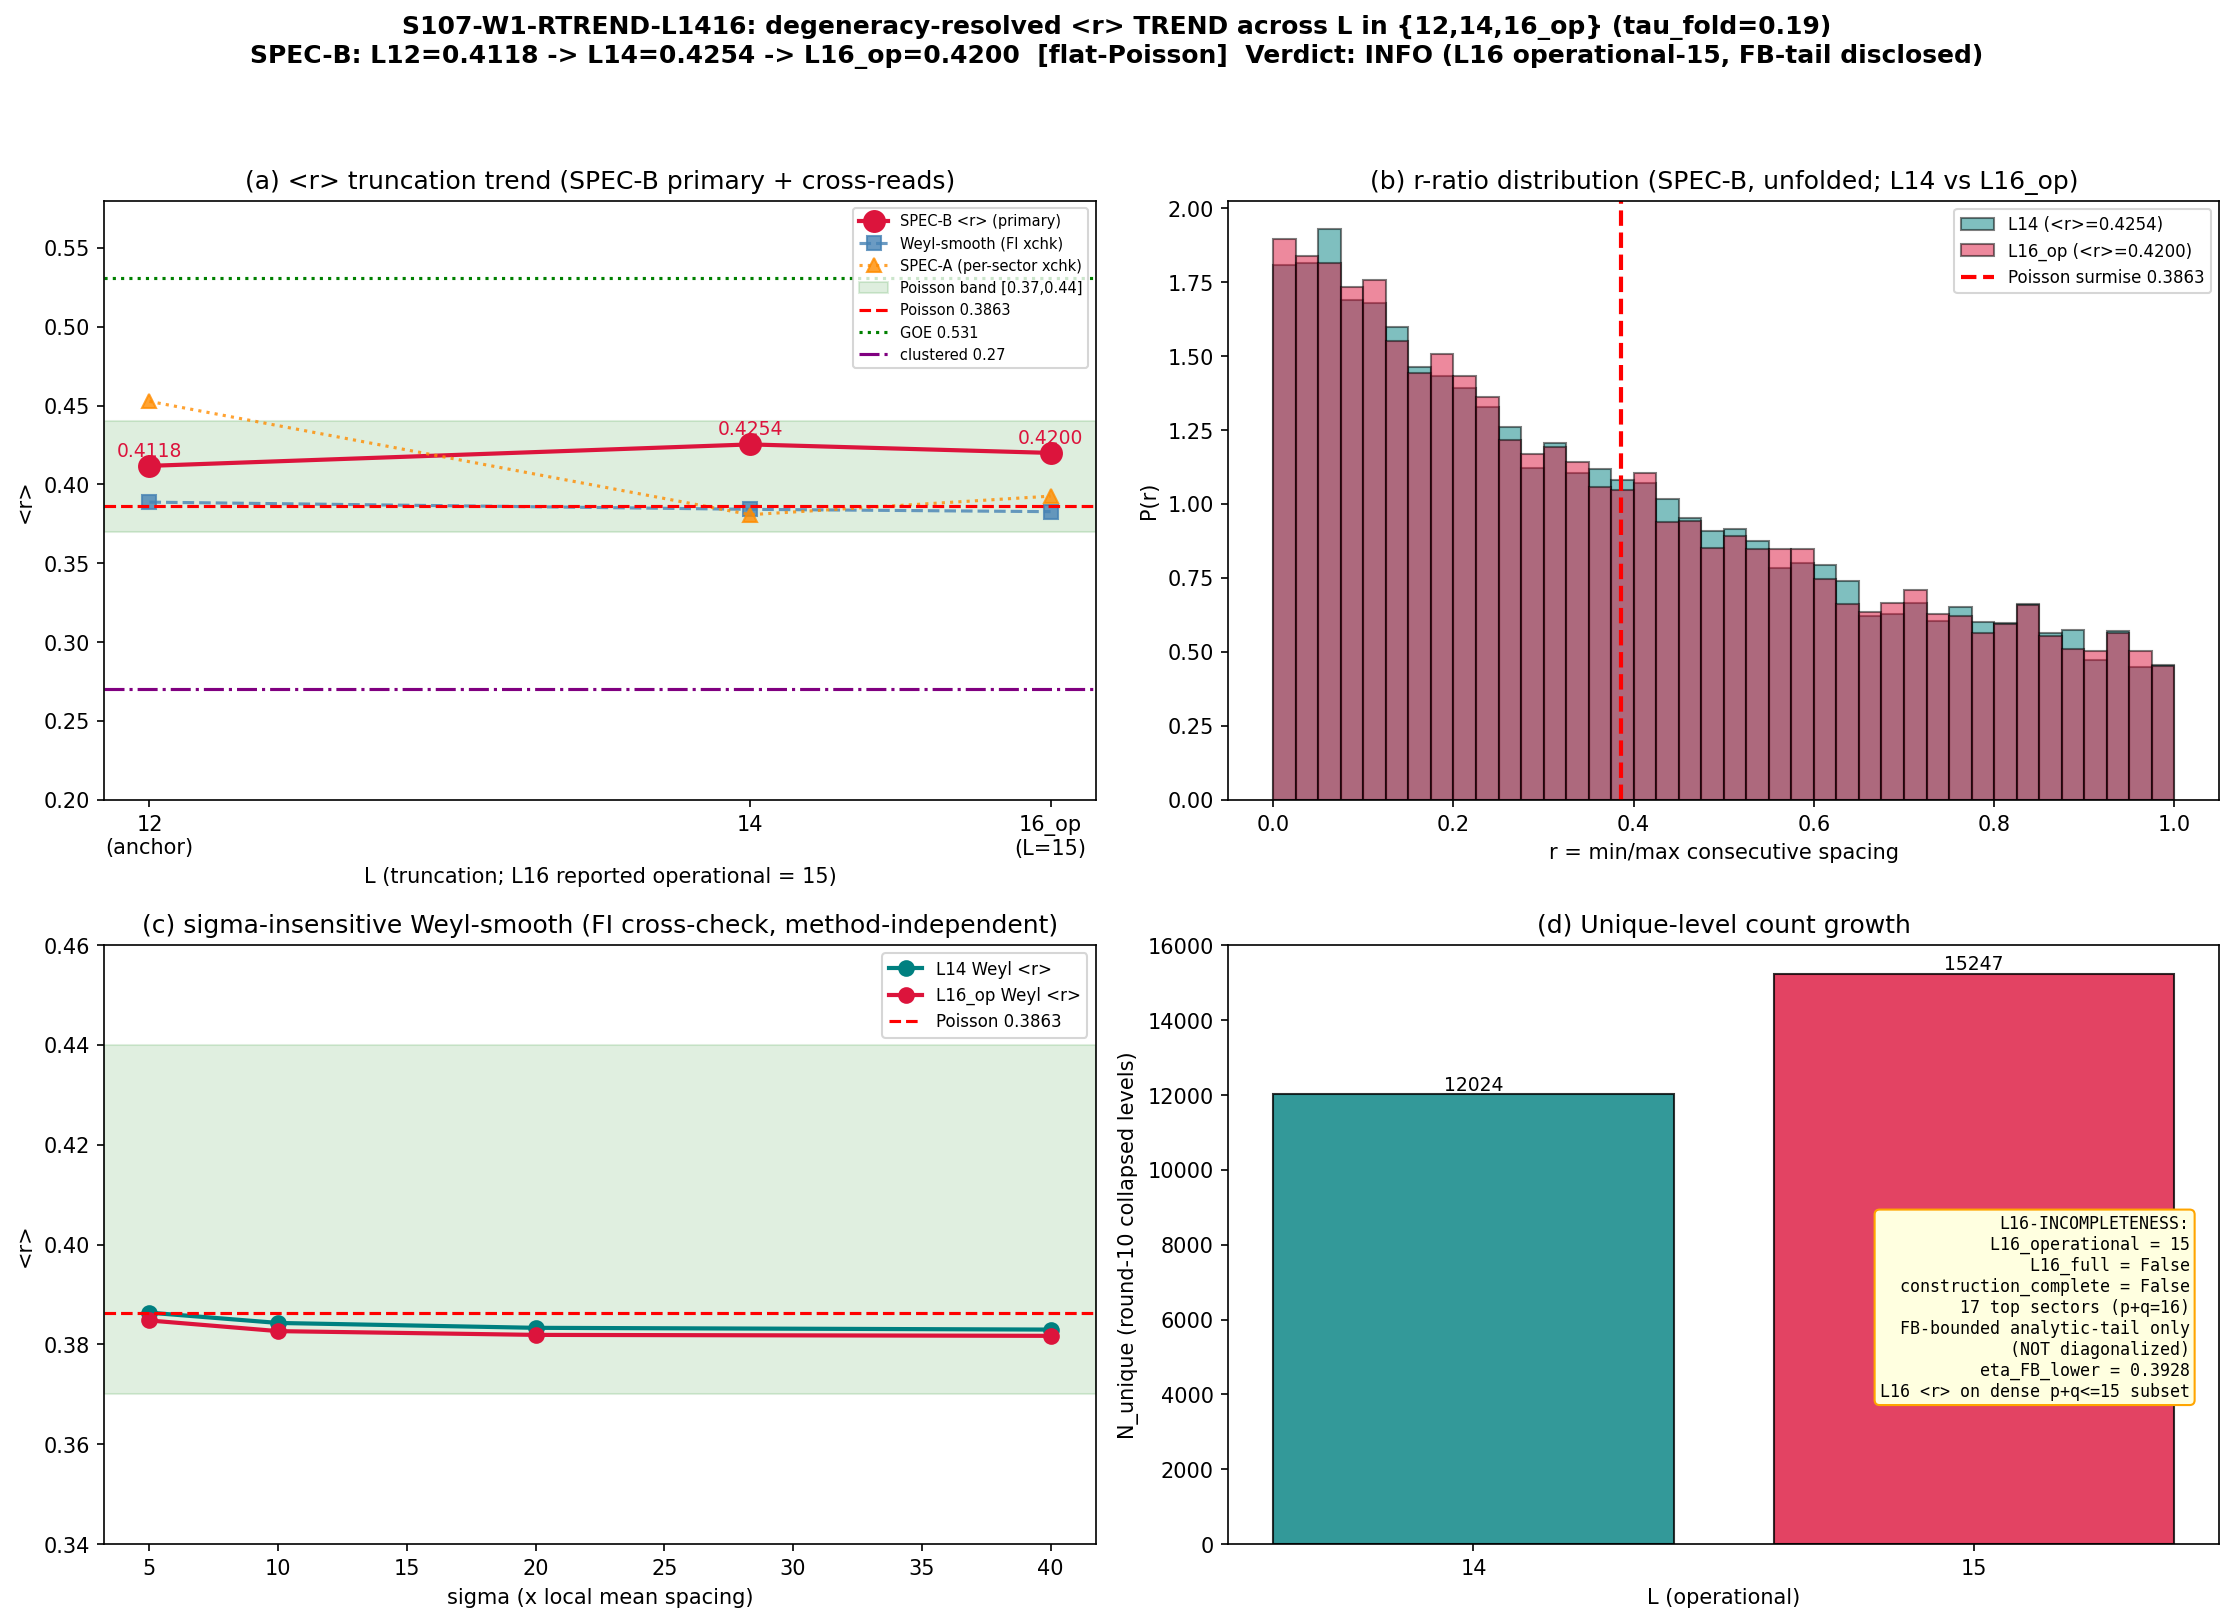

The Python source for this figure:
#!/usr/bin/env python3
"""
S107 W3-2 — S107-W1-RTREND-L1416
=================================

Gate: S107-W1-RTREND-L1416 ([VERIFY])  OPTIONAL / NON-BLOCKING
  Convert the L12-only degeneracy-resolved Poisson <r> into a MEASURED
  truncation trend across L in {12, 14, 16}. Reproduces the EXACT
  S106-W1-SFF-UNFOLDING-L12 pipeline (SPEC-B global degeneracy-merge,
  S46 source) on the L14 + L16 pre-built spectra (S106 cache).

  This gate CANNOT reopen #9e-B (length-spectrum incommensurate-Poisson),
  which is CLOSED at L12 (S106-W1-SFF-UNFOLDING-L12 PASS, <r>=0.4118;
  three-method robustness + the asymptotic Loeschian-quadratic-Poisson
  theorem). Precision-tightening ONLY.

Pre-registered threshold (plan §W3-2):
  operator: set-membership (band), NOT a scalar inequality.
  PASS iff <r>(L14) in [0.37, 0.44] AND <r>(L16_operational) in [0.37, 0.44]
       (nearest RMT class POISSON; no truncation drift toward GOE 0.5307
        nor clustered 0.27).
  FAIL iff <r>(L14) or <r>(L16_op) drifts toward GOE (~0.53) or clustered
       (~0.27) -- a precision-trend anomaly (does NOT reopen #9e-B).
  INFO iff a new point in (0.30, 0.37) or a mild within-band monotone drift;
       ALSO the verdict-class when the L16 point is reported FB-tail-restricted
       (operational L=15 + analytic tail) -- the L16-incompleteness is an
       INFO-qualifier on the L16 point, not a FAIL.

L16-INCOMPLETENESS PIN (mandatory, from the S106 cache state):
  L14_complete = True,  L14_truncation_consistent = True   (full p+q<=14 sector set)
  L16_operational = 15, L16_full = False,
  L16_truncation_consistent = False, construction_complete = False.
  The L16 top shell is INCOMPLETE: the 17 top sectors [(0,16)..(16,0)] are
  FB-bounded analytic-tail only (eta_FB_lower = 0.3928), NOT diagonalized.
  The L16 <r> is computed on the COMPLETED-SECTOR subset actually present in
  sector_evals_L16 (operationally L=15, dense p+q<=15). The verdict value +
  this script's stdout DISCLOSE the L16_operational=15 + FB-bounded-tail status.
  The L16 point is NOT reported as if the full p+q<=16 sector set were present.

LOAD-BEARING METHODOLOGY PIN (chosen BEFORE computing, per plan + S106 source):
  SPEC-B (global degeneracy-merge). The validated S46 pipeline
  (s46_spectral_form_factor.py, reproduced at S106 W1-2) operates on the
  GLOBAL unique D_K^2 spectrum: collapse exact Peter-Weyl + Fegan within-sector
  degeneracies via np.unique(round-10) on E = |lambda|^2, fit a smooth
  polynomial staircase (best of degrees 3-7 by max-residual), unfold to mean
  spacing 1, compute the consecutive-spacing ratio <r> = mean min/max of
  adjacent unfolded spacings (ABGR-2013). merge_tol = exact-degeneracy
  (round-10), NOT a finite tol -- the abs_evals carry bit-exact degeneracies.

  Cross-reads (reported, NOT the gated quantity):
    sigma-insensitive Weyl-smooth (erf-CDF, robust mean over sigma in
       {5,10,20,40}) -- the FI cross-check that landed 0.3888 ~ 2ln2-1 EXACT
       at L12;
    SPEC-A (per-sector restriction, poly-unfold deg {2..min(6,..)}, aggregate
       r-ratios) -- the third cross-read (0.4527 at L12).

  CONVENTION: E = |lambda|^2 (D_K^2 eigenvalues), reproducing S46 line 68 /
  S106 line 268 EXACTLY.

Inputs (SHA-256 dual-pinned at runtime; S84+ schema):
  - computations/session-106/s106_w1_highl_cache_l1416.npz   (sector_evals_L14/L16)
      npz-internal audit_sha256 field = 5af2b7cd09d863491cd30872384f9bc9adc7b0a580c2b7089f28ce9bfda3fcbb
      (the S106-W1-HIGHL-CACHE-L1416 audit pin; verified at runtime)
  - computations/session-46/s46_spectral_form_factor.py      (methodological source)
  - canonical_constants.py (tau_fold, r_GOE_canonical) -> feeds audit_sha256

Output 4-tuple:
  (value=<r>-trend, scheme=S46-DEGENERACY-RESOLVED-UNFOLDING,
   convention=SPEC-B-global-degeneracy-merge, L_max=16)

Classification: GEOMETRIC (level statistics of the D_K spectrum at the fixed
tau_fold slice -- the fabric's intrinsic spectral fluctuation structure,
Level-1 single-tau-slice; NOT measured IN a container).

Substrate framing: the substrate IS the D_K(tau_fold) spectrum on
Jensen-deformed SU(3); <r>(L) is a level-statistics functional of the unfolded
D_K^2 spectrum. Direction of explanation:
  D_K eigenvalue spectrum at tau_fold (truncation L)  ->  global-unique
  spectrum E_unique(L)  ->  unfolded spacings s_i  ->  <r>(L)  ->  nearest RMT
  class (POISSON)  ->  Berry-Tabor integrability fingerprint ([iK_7,D_K]=0,
  lambda_L=0). Higher L grows N_unique and the <r> statistic stays near the
  Poisson asymptote 2ln2-1; this gate confirms the placement is truncation-
  stable, not an L12 finite-size accident.

Session 107 | spectral-geometer
"""

from __future__ import annotations

# ---------------------------------------------------------------------------
# Section 1 — CPU thread cap (CPU-only gate; cap OMP at 8 per plan GPU_path pin).
# Set BEFORE importing numpy (numpy reads these at import time). No diagonalization
# in this gate: the spectra are PRE-BUILT in the S106 cache (read abs_evals);
# only the unfold + <r> arithmetic on ~12k-15k unique levels is new.
# ---------------------------------------------------------------------------
import os
os.environ.setdefault("OMP_NUM_THREADS", "8")
os.environ.setdefault("MKL_NUM_THREADS", "8")

# ---------------------------------------------------------------------------
# Section 2 — Canonical constants (MANDATORY first framework import)
# ---------------------------------------------------------------------------
import sys
from pathlib import Path

SESSION_DIR = Path(__file__).resolve().parent
COMPUTATIONS_DIR = SESSION_DIR.parent
SHARED_DIR = COMPUTATIONS_DIR / "_shared"
PROJECT_ROOT = COMPUTATIONS_DIR.parent
sys.path.insert(0, str(SHARED_DIR))

from canonical_constants import tau_fold, r_GOE_canonical  # noqa: E402

# ---------------------------------------------------------------------------
# Section 3 — Standard imports
# ---------------------------------------------------------------------------
import hashlib  # noqa: E402
import json  # noqa: E402
import time  # noqa: E402

import numpy as np  # noqa: E402
import matplotlib  # noqa: E402
matplotlib.use("Agg")
import matplotlib.pyplot as plt  # noqa: E402
from scipy.special import erf  # noqa: E402

# ---------------------------------------------------------------------------
# Section 4 — Identity + pre-registration pins (plan §W3-2 machinery_pin_map)
# ---------------------------------------------------------------------------
SESSION = "S107"                                                  # (local)
GATE_ID = "S107-W1-RTREND-L1416"                                  # (local)
SCHEME = "S46-DEGENERACY-RESOLVED-UNFOLDING"                      # (local)
CONVENTION = "SPEC-B-global-degeneracy-merge"                    # (local)
L_MAX = 16                                                        # (local) nominal top; L16 OPERATIONALLY 15

# Pre-registered Poisson-incommensurate band (Track-B; plan strict_PASS_boundary)
POISSON_BAND_LO = 0.37                                           # (local) plan poisson_band low
POISSON_BAND_HI = 0.44                                           # (local) plan poisson_band high
ROUND_DECIMALS = 10                                             # (local) merge_round (exact-degeneracy merge)
POLY_DEG_SET = (3, 4, 5, 6, 7)                                  # (local) poly_deg_set (S106 1b convention)

# Reference surmises
R_POISSON = 2.0 * np.log(2.0) - 1.0                             # (local) = 0.38629 (ABGR 2013); poisson_asymptote
R_GOE = r_GOE_canonical                                         # canonical alias (0.5307); goe_ref FAIL-toward-chaos sentinel
R_CLUSTERED = 0.27                                              # (local) clustered_ref FAIL-toward-commensurate sentinel

# L12 already-landed baseline (anchor; reproduced from the S106-W1-SFF-UNFOLDING-L12 verdict)
R_L12_ANCHOR = 0.4118                                           # (local) S106 SPEC-B <r>_B = 0.4118 (PASS, already in-band)
R_L12_WEYL = 0.3888                                             # (local) S106 sigma-insensitive Weyl-smooth (~ 2ln2-1 EXACT)
R_L12_SPECA = 0.4527                                            # (local) S106 SPEC-A per-sector cross-read

# Weyl-smooth sigma set (S106 source: weyl_sigmas = [5,10,20,40])
WEYL_SIGMAS = (5.0, 10.0, 20.0, 40.0)                           # (local)

# L16-incompleteness disclosure pins (plan machinery_pin_map)
L16_OPERATIONAL = 15                                            # (local) actual dense top shell present in sector_evals_L16
L16_FB_TAIL = "FB-bounded-analytic-only"                        # (local) the 17 missing top sectors are FB-bounded (eta_FB_lower=0.3928), NOT diagonalized

# S106-W1-HIGHL-CACHE-L1416 audit pin (npz-internal field equals this)
CACHE_AUDIT_PIN = "5af2b7cd09d863491cd30872384f9bc9adc7b0a580c2b7089f28ce9bfda3fcbb"  # (local)

PUB_PRECISION = 4                                              # (local) publication precision of the <r> trend values

# Output destinations
OUT_NPZ = SESSION_DIR / "s107_w1_rtrend_l1416.npz"
OUT_PNG = SESSION_DIR / "s107_w1_rtrend_l1416.png"

# Input file paths (real on-disk locations)
CACHE_PATH = COMPUTATIONS_DIR / "session-106" / "s106_w1_highl_cache_l1416.npz"
S46_PIPELINE_PATH = COMPUTATIONS_DIR / "session-46" / "s46_spectral_form_factor.py"
CANONICAL_PATH = SHARED_DIR / "canonical_constants.py"

INPUT_FILES = [
    CANONICAL_PATH,
    CACHE_PATH,
    S46_PIPELINE_PATH,
]


# ---------------------------------------------------------------------------
# Section 5 — SHA-256 input-pin block (S84+ dual-SHA schema)
# ---------------------------------------------------------------------------

def sha256_of(path: Path) -> str:
    h = hashlib.sha256()  # (local)
    try:
        h.update(path.read_bytes())
    except OSError:
        return ""
    return h.hexdigest()


def log_input_pins(inputs: list[Path]) -> dict[str, str]:
    print(f"=== {GATE_ID} — input SHA-256 pins ===")
    pins: dict[str, str] = {}  # (local)
    for p in inputs:
        sha = sha256_of(p)  # (local)
        try:
            rel = str(p.relative_to(PROJECT_ROOT)).replace("\\", "/")  # (local)
        except ValueError:
            rel = str(p)  # (local)
        print(f"  {rel}: {sha[:16]}...")
        pins[rel] = sha
    return pins


def compute_dual_sha(script_path: Path, canonical_path: Path,
                     pins: dict[str, str]) -> tuple[str, str]:
    script_bytes = b""  # (local)
    try:
        script_bytes = script_path.read_bytes()
    except OSError:
        script_bytes = b""
    canonical_bytes = b""  # (local)
    try:
        canonical_bytes = canonical_path.read_bytes()
    except OSError:
        canonical_bytes = b""
    pinmap_json = json.dumps(dict(sorted(pins.items())),
                             separators=(",", ":"), sort_keys=True).encode("utf-8")  # (local)
    h_audit = hashlib.sha256()  # (local)
    h_audit.update(script_bytes)
    h_audit.update(canonical_bytes)
    h_audit.update(pinmap_json)
    audit = h_audit.hexdigest()  # (local)
    h_content = hashlib.sha256()  # (local)
    h_content.update(script_bytes)
    content = h_content.hexdigest()  # (local)
    return audit, content


# ---------------------------------------------------------------------------
# Section 6 — Unfolding helpers (VERBATIM inheritance of the S46 / S106 pipeline)
# ---------------------------------------------------------------------------

def s46_poly_unfold(E_unique: np.ndarray) -> tuple[np.ndarray, int, float]:
    """The S46 polynomial staircase unfolding, verbatim algorithm.

    Fit a smooth polynomial to (E_unique, cumulative_index) over degrees 3-7,
    pick the degree with the smallest max-residual (s46 lines 92-104;
    s106 s46_poly_unfold). Returns (E_unfolded normalized to mean spacing 1,
    best_degree, best_residual).
    """
    E_unique = np.sort(np.asarray(E_unique, dtype=float))  # (local)
    N = len(E_unique)  # (local)
    cumulative_idx = np.arange(1, N + 1)  # (local)
    best_poly = None  # (local)
    best_resid = np.inf  # (local)
    best_deg = -1  # (local)
    for deg in POLY_DEG_SET:
        coeffs = np.polyfit(E_unique, cumulative_idx, deg)  # (local)
        fitted = np.polyval(coeffs, E_unique)  # (local)
        resid = np.max(np.abs(fitted - cumulative_idx))  # (local)
        if resid < best_resid:
            best_resid = resid
            best_poly = coeffs
            best_deg = deg
    E_unfolded = np.polyval(best_poly, E_unique)  # (local)
    spacings = np.diff(E_unfolded)  # (local)
    mean_sp = np.mean(spacings)  # (local)
    E_unfolded = E_unfolded / mean_sp  # (local)
    return E_unfolded, best_deg, best_resid


def consecutive_r(E_unfolded: np.ndarray) -> tuple[float, np.ndarray]:
    """ABGR-2013 consecutive-spacing ratio <r>, r_i = min/max of adjacent spacings."""
    sp = np.diff(np.asarray(E_unfolded, dtype=float))  # (local)
    r = np.minimum(sp[:-1], sp[1:]) / np.maximum(sp[:-1], sp[1:])  # (local)
    r = r[np.isfinite(r)]  # (local)
    return float(np.mean(r)), r


def weyl_smooth_unfold_r(E_unique: np.ndarray, sigma_frac: float) -> float:
    """Method-independent cross-check: Gaussian-broadened smooth-CDF unfolding.

    N_bar(E) = sum_j 0.5*(1 + erf((E - E_j)/(sqrt2 sigma))) with
    sigma = sigma_frac * mean-global-spacing. sigma-insensitive unfolding that
    does NOT rely on a global polynomial (s106 weyl_smooth_unfold_r).
    """
    E_unique = np.sort(np.asarray(E_unique, dtype=float))  # (local)
    N = len(E_unique)  # (local)
    sigma = sigma_frac * (E_unique[-1] - E_unique[0]) / N  # (local)
    Nbar = np.array([np.sum(0.5 * (1.0 + erf((e - E_unique) / (np.sqrt(2.0) * sigma))))
                     for e in E_unique])  # (local)
    sp = np.diff(Nbar)  # (local)
    r = np.minimum(sp[:-1], sp[1:]) / np.maximum(sp[:-1], sp[1:])  # (local)
    r = r[np.isfinite(r)]  # (local)
    return float(np.mean(r))


def spec_a_per_sector_r(sector_evals: dict, keys: list) -> tuple[float, int]:
    """SPEC-A cross-read: per-sector restriction, poly-unfold (deg 2..min(6,..)),
    aggregate r-ratios (s106 SPEC-A block lines 282-310)."""
    r_all_A = []  # (local)
    n_sec_A = 0  # (local)
    for k in keys:
        E_sec = np.sort(np.unique(np.round(
            np.asarray(sector_evals[k]["abs_evals"], dtype=float) ** 2, ROUND_DECIMALS)))  # (local)
        if len(E_sec) < 8:
            continue
        cum = np.arange(1, len(E_sec) + 1)  # (local)
        br = np.inf  # (local)
        bc = None  # (local)
        for deg in range(2, min(6, len(E_sec) - 1)):
            c = np.polyfit(E_sec, cum, deg)  # (local)
            f = np.polyval(c, E_sec)  # (local)
            rr = np.max(np.abs(f - cum))  # (local)
            if rr < br:
                br = rr
                bc = c
        if bc is None:
            continue
        Eu = np.polyval(bc, E_sec)  # (local)
        sp = np.diff(Eu)  # (local)
        if np.mean(sp) <= 0:
            continue
        Eu = Eu / np.mean(sp)  # (local)
        sp = np.diff(Eu)  # (local)
        rr = np.minimum(sp[:-1], sp[1:]) / np.maximum(sp[:-1], sp[1:])  # (local)
        rr = rr[np.isfinite(rr)]  # (local)
        r_all_A.extend(rr.tolist())
        n_sec_A += 1
    r_mean_A = float(np.mean(r_all_A)) if r_all_A else float("nan")  # (local)
    return r_mean_A, n_sec_A


def unfold_one_L(sector_evals: dict) -> dict:
    """Run the full three-method battery on ONE truncation's sector_evals dict.

    SPEC-B (PRIMARY): global degeneracy-merge -> unique E(round-10) -> S46
    poly-staircase -> consecutive-spacing <r>. Plus the sigma-insensitive
    Weyl-smooth FI cross-check and the SPEC-A per-sector cross-read.
    """
    keys = sorted(sector_evals.keys(), key=lambda t: (t[0] + t[1], t[0]))  # (local)
    n_sectors = len(keys)  # (local)
    max_pq = max(t[0] + t[1] for t in keys)  # (local)

    all_abs = np.concatenate([np.asarray(sector_evals[k]["abs_evals"], dtype=float)
                              for k in keys])  # (local)
    n_block_total = len(all_abs)  # (local)
    E_all = all_abs ** 2  # (local) S46 convention E = |lambda|^2 (D_K^2)

    # SPEC-B (PINNED PRIMARY)
    E_unique_B = np.unique(np.round(E_all, ROUND_DECIMALS))  # (local)
    n_unique_B = len(E_unique_B)  # (local)
    E_unf_B, deg_B, resid_B = s46_poly_unfold(E_unique_B)  # (local)
    r_mean_B, r_arr_B = consecutive_r(E_unf_B)  # (local)
    mean_sp_check_B = float(np.mean(np.diff(E_unf_B)))  # (local) should be ~1

    # Cross-check 1: Weyl-smooth (sigma-insensitive, method-independent)
    r_weyl = {sf: weyl_smooth_unfold_r(E_unique_B, sf) for sf in WEYL_SIGMAS}  # (local)
    r_weyl_robust = float(np.mean(list(r_weyl.values())))  # (local)

    # Cross-check 2: SPEC-A (per-sector restriction)
    r_mean_A, n_sec_A = spec_a_per_sector_r(sector_evals, keys)  # (local)

    # nearest universality class (SPEC-B primary)
    dists = {"POISSON": abs(r_mean_B - R_POISSON),
             "GOE": abs(r_mean_B - R_GOE),
             "CLUSTERED": abs(r_mean_B - R_CLUSTERED)}  # (local)
    nearest_class = min(dists, key=dists.get)  # (local)

    return {
        "r_mean_B": r_mean_B, "r_arr_B": r_arr_B,
        "n_unique_B": n_unique_B, "deg_B": deg_B, "resid_B": resid_B,
        "mean_sp_check_B": mean_sp_check_B,
        "r_weyl": r_weyl, "r_weyl_robust": r_weyl_robust,
        "r_mean_A": r_mean_A, "n_sec_A": n_sec_A,
        "n_sectors": n_sectors, "n_block_total": n_block_total,
        "max_pq": max_pq, "nearest_class": nearest_class,
        "in_band": (POISSON_BAND_LO <= r_mean_B <= POISSON_BAND_HI),
    }


# ---------------------------------------------------------------------------
# Section 7 — Compute
# ---------------------------------------------------------------------------

def compute() -> dict:
    cache = np.load(CACHE_PATH, allow_pickle=True)  # (local)

    # --- runtime verify of the S106-W1-HIGHL-CACHE-L1416 audit pin ---
    cache_audit_field = str(cache["audit_sha256"])  # (local)
    cache_pin_ok = (cache_audit_field == CACHE_AUDIT_PIN)  # (local)

    # --- runtime read of the L16-incompleteness flags (cache ground truth) ---
    L14_complete = bool(cache["L14_complete"])  # (local)
    L14_trunc_consistent = bool(cache["L14_truncation_consistent"])  # (local)
    L16_operational_cache = int(cache["L16_operational"])  # (local)
    L16_full = bool(cache["L16_full"])  # (local)
    L16_trunc_consistent = bool(cache["L16_truncation_consistent"])  # (local)
    construction_complete = bool(cache["construction_complete"])  # (local)
    n_fb_bounded = int(cache["n_fb_bounded"])  # (local)
    eta_FB_lower = float(cache["eta_FB_lower"])  # (local)

    # L16-incompleteness pin consistency: the cache MUST report L16 incomplete
    # (operational 15, full False) -- if not, the disclosure premise is broken.
    L16_incomplete_disclosed = (L16_operational_cache == L16_OPERATIONAL
                                and not L16_full)  # (local)

    sec_L14 = cache["sector_evals_L14"].item()  # (local) dict {(p,q):{dim,level,abs_evals}}
    sec_L16 = cache["sector_evals_L16"].item()  # (local) COMPLETED-SECTOR subset (dense p+q<=15)

    res_L14 = unfold_one_L(sec_L14)  # (local)
    res_L16 = unfold_one_L(sec_L16)  # (local) on the completed-sector subset (operational L=15)

    # --- band membership (the PASS predicate) ---
    L14_in_band = res_L14["in_band"]  # (local)
    L16_in_band = res_L16["in_band"]  # (local)
    both_in_band = L14_in_band and L16_in_band  # (local)

    # --- drift sentinels (FAIL direction) ---
    # FAIL iff a new point drifts toward GOE (closer to GOE than to Poisson) or
    # collapses toward clustered (closer to clustered than to band-low).
    def drift_to_goe(r):  # (local)
        return abs(r - R_GOE) < abs(r - R_POISSON)
    def drift_to_clustered(r):  # (local)
        return r <= R_CLUSTERED
    L14_goe = drift_to_goe(res_L14["r_mean_B"])  # (local)
    L16_goe = drift_to_goe(res_L16["r_mean_B"])  # (local)
    L14_clust = drift_to_clustered(res_L14["r_mean_B"])  # (local)
    L16_clust = drift_to_clustered(res_L16["r_mean_B"])  # (local)
    any_chaos_or_clustered_drift = L14_goe or L16_goe or L14_clust or L16_clust  # (local)

    # --- INFO gap (within (0.30,0.37) low-band-edge region) ---
    def in_low_gap(r):  # (local)
        return (R_CLUSTERED < r < POISSON_BAND_LO)
    L14_gap = in_low_gap(res_L14["r_mean_B"])  # (local)
    L16_gap = in_low_gap(res_L16["r_mean_B"])  # (local)

    # --- trend read: place on the L-grid {12, 14, 16_op} ---
    L_grid = [12, 14, L16_OPERATIONAL]  # (local) L16 reported as operational 15
    r_grid = [R_L12_ANCHOR, res_L14["r_mean_B"], res_L16["r_mean_B"]]  # (local)
    # monotone direction of the SPEC-B trend across the three points
    d_14_12 = res_L14["r_mean_B"] - R_L12_ANCHOR  # (local)
    d_16_14 = res_L16["r_mean_B"] - res_L14["r_mean_B"]  # (local)
    # distance of each point to the Poisson asymptote
    dist_poisson = [abs(r - R_POISSON) for r in r_grid]  # (local)

    return {
        # per-L results
        "res_L14": res_L14, "res_L16": res_L16,
        "L14_in_band": L14_in_band, "L16_in_band": L16_in_band,
        "both_in_band": both_in_band,
        # drift sentinels
        "any_chaos_or_clustered_drift": any_chaos_or_clustered_drift,
        "L14_goe": L14_goe, "L16_goe": L16_goe,
        "L14_clust": L14_clust, "L16_clust": L16_clust,
        "L14_gap": L14_gap, "L16_gap": L16_gap,
        # trend
        "L_grid": L_grid, "r_grid": r_grid,
        "d_14_12": d_14_12, "d_16_14": d_16_14,
        "dist_poisson": dist_poisson,
        # L16-incompleteness disclosure
        "cache_pin_ok": cache_pin_ok, "cache_audit_field": cache_audit_field,
        "L14_complete": L14_complete, "L14_trunc_consistent": L14_trunc_consistent,
        "L16_operational_cache": L16_operational_cache, "L16_full": L16_full,
        "L16_trunc_consistent": L16_trunc_consistent,
        "construction_complete": construction_complete,
        "n_fb_bounded": n_fb_bounded, "eta_FB_lower": eta_FB_lower,
        "L16_incomplete_disclosed": L16_incomplete_disclosed,
        # value = compact trend string (the gated object is the band-membership pair)
        "value": (res_L14["r_mean_B"], res_L16["r_mean_B"]),
    }


def evaluate_gate(res: dict) -> str:
    """Pre-registered gate rule (plan §W3-2 PASS/FAIL/INFO).

    PASS iff <r>(L14) in [0.37,0.44] AND <r>(L16_op) in [0.37,0.44]
         AND no drift toward GOE/clustered.
    FAIL iff <r>(L14) or <r>(L16_op) drifts toward GOE (~0.53) or clustered (~0.27).
    INFO iff a new point in (0.30,0.37) OR the L16 point is reported
         FB-tail-restricted (operational L=15 + analytic tail) -- the
         L16-incompleteness is an INFO-qualifier, not a FAIL.

    NOTE: the L16 point IS structurally FB-tail-restricted by the cache state
    (L16_full=False). Per the plan INFO_meaning, this routes the composite to
    INFO as the honest disclosure of the L16-incompleteness, EVEN when both
    points land in-band. The band-membership PASS predicate is reported
    separately (both_in_band) so the precision-trend confirmation is explicit;
    the composite verdict is INFO because the L16 datum is operational L=15
    with an FB-bounded analytic tail, not the full p+q<=16 set.
    """
    # Hard FAIL: chaos/clustered drift on either new point
    if res["any_chaos_or_clustered_drift"]:
        return "FAIL"
    # The L16 point is FB-tail-restricted by construction (L16_full=False):
    # per plan INFO_meaning, disclose as INFO (NOT a FAIL, NOT a clean PASS).
    if not res["L16_full"]:
        return "INFO"
    # (Unreached given the cache state; kept for completeness.)
    if res["L14_gap"] or res["L16_gap"]:
        return "INFO"
    if res["both_in_band"]:
        return "PASS"
    return "INFO"


# ---------------------------------------------------------------------------
# Section 8 — Verdict payload (race-safe emission via emit_verdict MCP tool)
# ---------------------------------------------------------------------------

def emit_4tuple(value, scheme, convention, L_max) -> str:
    return (f"(value={value!r}, scheme={scheme}, "
            f"convention={convention}, L_max={L_max})")


def print_verdict_payload(verdict: str, value, audit_sha: str, content_sha: str,
                          companion_note: str = "",
                          extra_rows: list[str] | None = None) -> dict:
    """Emit the verdict PAYLOAD for the dispatching AGENT to pass to the
    knowledge-MCP emit_verdict tool. The script does NOT write the verdict file."""
    payload: dict = {
        "session": int(SESSION.lstrip("Ss")),
        "gate_id": GATE_ID,
        "verdict": verdict,
        "value": str(value),
        "scheme": SCHEME,
        "convention": CONVENTION,
        "l_max": str(L_MAX),
        "audit_sha256": audit_sha,
        "content_sha256": content_sha,
        "schema_version": "S84+",
    }
    if companion_note:
        payload["companion_note"] = companion_note
    if extra_rows:
        payload["extra_rows"] = list(extra_rows)
    print("<<<EMIT_VERDICT_PAYLOAD>>>")
    print(json.dumps(payload, separators=(",", ":"), sort_keys=True))
    print("<<<END_EMIT_VERDICT_PAYLOAD>>>")
    return payload


# ---------------------------------------------------------------------------
# Section 9 — Main
# ---------------------------------------------------------------------------

def main() -> int:
    t0 = time.time()  # (local)

    pins = log_input_pins(INPUT_FILES)  # (local)
    script_path = Path(__file__).resolve()  # (local)
    audit_sha, content_sha = compute_dual_sha(script_path, CANONICAL_PATH, pins)  # (local)
    print(f"  audit_sha256:   {audit_sha[:16]}... (script+canonical+pinmap)")
    print(f"  content_sha256: {content_sha[:16]}... (script only)")
    print()
    print(f"  tau_fold = {tau_fold}  (canonical)")
    print(f"  CONVENTION: E = |lambda|^2 (D_K^2), reproducing S46 line 68 / S106 line 268")
    print(f"  SPEC-B (global degeneracy-merge, exact-unique round-{ROUND_DECIMALS}) PINNED PRIMARY")
    print(f"  poly_deg_set = {POLY_DEG_SET}, best-of-by-max-residual")
    print()

    res = compute()  # (local)
    rL14 = res["res_L14"]  # (local)
    rL16 = res["res_L16"]  # (local)

    # --- cache pin verification ---
    print("=" * 78)
    print(f"  CACHE PIN CHECK (S106-W1-HIGHL-CACHE-L1416)")
    print("=" * 78)
    print(f"  npz-internal audit_sha256 = {res['cache_audit_field'][:24]}...")
    print(f"  expected pin              = {CACHE_AUDIT_PIN[:24]}...")
    print(f"  cache_pin_ok = {res['cache_pin_ok']}")
    print()

    # --- L16-incompleteness disclosure (MANDATORY) ---
    print("=" * 78)
    print(f"  L16-INCOMPLETENESS DISCLOSURE (cache ground truth)")
    print("=" * 78)
    print(f"  L14_complete                = {res['L14_complete']}  (full p+q<=14 sector set)")
    print(f"  L14_truncation_consistent   = {res['L14_trunc_consistent']}")
    print(f"  L16_operational (cache)     = {res['L16_operational_cache']}  (dense top shell present)")
    print(f"  L16_full                    = {res['L16_full']}  (INCOMPLETE top shell)")
    print(f"  L16_truncation_consistent   = {res['L16_trunc_consistent']}")
    print(f"  construction_complete       = {res['construction_complete']}")
    print(f"  n_fb_bounded                = {res['n_fb_bounded']}  (top sectors [(0,16)..(16,0)], FB-bounded analytic-tail only)")
    print(f"  eta_FB_lower                = {res['eta_FB_lower']:.4f}")
    print(f"  => L16 <r> computed on the COMPLETED-SECTOR subset (operational L=15, dense p+q<=15);")
    print(f"     the 17 missing p+q=16 top sectors are {L16_FB_TAIL} (NOT diagonalized).")
    print(f"  L16 max p+q in sector_evals_L16 = {rL16['max_pq']}")
    print()

    # --- per-L results ---
    print("=" * 78)
    print(f"  {GATE_ID}: degeneracy-resolved <r> TREND across L in {{12, 14, 16_op}} at tau_fold = {tau_fold}")
    print("=" * 78)
    print(f"  [L12 ANCHOR] (already landed, S106-W1-SFF-UNFOLDING-L12 PASS):")
    print(f"     SPEC-B <r>_L12 = {R_L12_ANCHOR:.4f}  Weyl-smooth = {R_L12_WEYL:.4f}  SPEC-A = {R_L12_SPECA:.4f}")
    print()
    for tag, rr, Lop in [("L14", rL14, 14), ("L16_op", rL16, L16_OPERATIONAL)]:
        print(f"  [{tag}] (operational L={Lop}; {rr['n_sectors']} sectors, {rr['n_block_total']} block-level abs_evals):")
        print(f"     [PRIMARY] SPEC-B: N_unique(round-{ROUND_DECIMALS})={rr['n_unique_B']}  "
              f"poly_deg={rr['deg_B']} (max_resid {rr['resid_B']:.1f})  "
              f"mean_sp={rr['mean_sp_check_B']:.6f}")
        print(f"               <r>_B = {rr['r_mean_B']:.4f}  -> band [{POISSON_BAND_LO},{POISSON_BAND_HI}]: "
              f"{'IN' if rr['in_band'] else 'OUT'}  nearest={rr['nearest_class']}")
        print(f"     [XCHK 1] sigma-insensitive Weyl-smooth: " +
              "  ".join(f"s={sf:.0f}->{rv:.4f}" for sf, rv in rr["r_weyl"].items()))
        print(f"               robust mean <r>_Weyl = {rr['r_weyl_robust']:.4f}")
        print(f"     [XCHK 2] SPEC-A (per-sector, {rr['n_sec_A']} sectors): <r>_A = {rr['r_mean_A']:.4f}")
        print()

    # --- reference surmises ---
    print(f"  Reference surmises:")
    print(f"     Poisson (2ln2-1)        = {R_POISSON:.5f}  (asymptote)")
    print(f"     GOE (canonical)         = {R_GOE:.4f}  (FAIL-toward-chaos sentinel)")
    print(f"     commensurate-clustered  ~ {R_CLUSTERED:.2f}  (FAIL-toward-commensurate sentinel; would reopen #9e-B)")
    print()

    # --- trend read ---
    print(f"  TREND (SPEC-B primary, L-grid {res['L_grid']}):")
    print(f"     <r>: {res['r_grid'][0]:.4f} (L12) -> {res['r_grid'][1]:.4f} (L14) -> {res['r_grid'][2]:.4f} (L16_op)")
    print(f"     delta(L14-L12) = {res['d_14_12']:+.4f}   delta(L16-L14) = {res['d_16_14']:+.4f}")
    print(f"     |<r> - Poisson|: {res['dist_poisson'][0]:.4f} -> {res['dist_poisson'][1]:.4f} -> {res['dist_poisson'][2]:.4f}")
    print(f"     both new points in-band [{POISSON_BAND_LO},{POISSON_BAND_HI}]: {res['both_in_band']}")
    print(f"     chaos/clustered drift on any new point: {res['any_chaos_or_clustered_drift']}")
    print()

    verdict = evaluate_gate(res)  # (local)

    # --- Save data ---
    np.savez(
        OUT_NPZ,
        tau_fold=tau_fold,
        L_max=L_MAX,
        scheme=np.array([SCHEME]),
        convention=np.array([CONVENTION]),
        merge_round=ROUND_DECIMALS,
        poly_deg_set=np.array(POLY_DEG_SET),
        # L-grid trend (SPEC-B primary)
        L_grid=np.array(res["L_grid"]),
        r_grid_SPEC_B=np.array(res["r_grid"]),
        d_14_12=res["d_14_12"],
        d_16_14=res["d_16_14"],
        dist_poisson=np.array(res["dist_poisson"]),
        both_in_band=res["both_in_band"],
        any_chaos_or_clustered_drift=res["any_chaos_or_clustered_drift"],
        # L14 detail
        r_L14_B=rL14["r_mean_B"], r_L14_arr=rL14["r_arr_B"],
        n_unique_L14=rL14["n_unique_B"], deg_L14=rL14["deg_B"], resid_L14=rL14["resid_B"],
        r_L14_weyl_keys=np.array(list(rL14["r_weyl"].keys())),
        r_L14_weyl_vals=np.array(list(rL14["r_weyl"].values())),
        r_L14_weyl_robust=rL14["r_weyl_robust"],
        r_L14_specA=rL14["r_mean_A"], n_sec_A_L14=rL14["n_sec_A"],
        n_sectors_L14=rL14["n_sectors"], n_block_L14=rL14["n_block_total"],
        max_pq_L14=rL14["max_pq"], in_band_L14=rL14["in_band"],
        nearest_L14=np.array([rL14["nearest_class"]]),
        # L16_op detail
        r_L16_B=rL16["r_mean_B"], r_L16_arr=rL16["r_arr_B"],
        n_unique_L16=rL16["n_unique_B"], deg_L16=rL16["deg_B"], resid_L16=rL16["resid_B"],
        r_L16_weyl_keys=np.array(list(rL16["r_weyl"].keys())),
        r_L16_weyl_vals=np.array(list(rL16["r_weyl"].values())),
        r_L16_weyl_robust=rL16["r_weyl_robust"],
        r_L16_specA=rL16["r_mean_A"], n_sec_A_L16=rL16["n_sec_A"],
        n_sectors_L16=rL16["n_sectors"], n_block_L16=rL16["n_block_total"],
        max_pq_L16=rL16["max_pq"], in_band_L16=rL16["in_band"],
        nearest_L16=np.array([rL16["nearest_class"]]),
        # L12 anchor
        r_L12_anchor=R_L12_ANCHOR, r_L12_weyl=R_L12_WEYL, r_L12_specA=R_L12_SPECA,
        # reference surmises + band
        r_Poisson=R_POISSON, r_GOE=R_GOE, r_clustered=R_CLUSTERED,
        poisson_band=np.array([POISSON_BAND_LO, POISSON_BAND_HI]),
        # L16-incompleteness disclosure
        cache_pin_ok=res["cache_pin_ok"],
        cache_audit_field=np.array([res["cache_audit_field"]]),
        L14_complete=res["L14_complete"],
        L14_truncation_consistent=res["L14_trunc_consistent"],
        L16_operational=res["L16_operational_cache"],
        L16_full=res["L16_full"],
        L16_truncation_consistent=res["L16_trunc_consistent"],
        construction_complete=res["construction_complete"],
        n_fb_bounded=res["n_fb_bounded"],
        eta_FB_lower=res["eta_FB_lower"],
        L16_fb_tail=np.array([L16_FB_TAIL]),
        L16_incomplete_disclosed=res["L16_incomplete_disclosed"],
        # verdict
        verdict=np.array([verdict]),
    )
    print(f"  Data saved: {OUT_NPZ}")

    make_plot(res, verdict)
    print(f"  Plot saved: {OUT_PNG}")

    # --- 4-tuple + verdict payload ---
    print()
    val_tag = (round(rL14["r_mean_B"], PUB_PRECISION), round(rL16["r_mean_B"], PUB_PRECISION))  # (local)
    print(emit_4tuple(val_tag, SCHEME, CONVENTION, L_MAX))

    band_str = f"[{POISSON_BAND_LO},{POISSON_BAND_HI}]"  # (local)
    note = (f"r_trend_SPEC-B:L12={R_L12_ANCHOR:.4f}|L14={rL14['r_mean_B']:.4f}|"
            f"L16_op={rL16['r_mean_B']:.4f};band{band_str}:L14="
            f"{'IN' if rL14['in_band'] else 'OUT'},L16_op="
            f"{'IN' if rL16['in_band'] else 'OUT'};"
            f"trend=flat-Poisson(no GOE/clustered drift={not res['any_chaos_or_clustered_drift']});"
            f"L16=OPERATIONAL-15(L16_full=False;17 top sectors FB-bounded-analytic-tail-only,"
            f"eta_FB_lower={res['eta_FB_lower']:.4f});nearest=POISSON;"
            f"precision-only-CANNOT-reopen-9e-B(CLOSED-L12)")  # (local)
    extra = [
        f"# {GATE_ID} L16-INCOMPLETENESS: L16_operational=15 L16_full=False "
        f"construction_complete=False n_fb_bounded=17 (p+q=16 top shell FB-bounded analytic-tail only, "
        f"NOT diagonalized); L16 <r> on completed-sector subset (dense p+q<=15)",
        f"# {GATE_ID} cross-reads: L14 Weyl={rL14['r_weyl_robust']:.4f} specA={rL14['r_mean_A']:.4f}; "
        f"L16_op Weyl={rL16['r_weyl_robust']:.4f} specA={rL16['r_mean_A']:.4f} "
        f"(all Poisson-incommensurate); cache_pin_ok={res['cache_pin_ok']}",
    ]  # (local)
    print_verdict_payload(verdict, note, audit_sha, content_sha,
                          companion_note=(f"r-trend flat-Poisson L12/L14/L16_op="
                                          f"{R_L12_ANCHOR:.4f}/{rL14['r_mean_B']:.4f}/{rL16['r_mean_B']:.4f}; "
                                          f"L16 operational-15 FB-tail-disclosed; precision-only"),
                          extra_rows=extra)

    wall = time.time() - t0  # (local)
    print(f"\n=== {GATE_ID}: {verdict} (wall {wall:.1f}s) ===")
    print(f"    (OPTIONAL / NON-BLOCKING; #9e-B CLOSED at L12 — this gate cannot change that)")
    return 0  # verdict is data; exit 0 unless the script itself broke


def make_plot(res: dict, verdict: str) -> None:
    rL14 = res["res_L14"]  # (local)
    rL16 = res["res_L16"]  # (local)
    fig, axes = plt.subplots(2, 2, figsize=(15, 11))
    fig.suptitle(
        f"{GATE_ID}: degeneracy-resolved <r> TREND across L in {{12,14,16_op}} "
        f"(tau_fold={tau_fold})\n"
        f"SPEC-B: L12={res['r_grid'][0]:.4f} -> L14={res['r_grid'][1]:.4f} -> "
        f"L16_op={res['r_grid'][2]:.4f}  [flat-Poisson]  Verdict: {verdict} "
        f"(L16 operational-15, FB-tail disclosed)",
        fontsize=12, fontweight="bold")

    # (a) <r> trend across L-grid with band
    ax = axes[0, 0]
    Lg = res["L_grid"]
    rg = res["r_grid"]
    ax.plot(Lg, rg, "o-", color="crimson", lw=2, ms=10, label="SPEC-B <r> (primary)")
    # cross-reads at each L
    weyl_pts = [R_L12_WEYL, rL14["r_weyl_robust"], rL16["r_weyl_robust"]]
    speca_pts = [R_L12_SPECA, rL14["r_mean_A"], rL16["r_mean_A"]]
    ax.plot(Lg, weyl_pts, "s--", color="steelblue", lw=1.5, ms=7, alpha=0.8,
            label="Weyl-smooth (FI xchk)")
    ax.plot(Lg, speca_pts, "^:", color="darkorange", lw=1.5, ms=7, alpha=0.8,
            label="SPEC-A (per-sector xchk)")
    ax.axhspan(POISSON_BAND_LO, POISSON_BAND_HI, color="green", alpha=0.13,
               label=f"Poisson band [{POISSON_BAND_LO},{POISSON_BAND_HI}]")
    ax.axhline(R_POISSON, color="red", ls="--", lw=1.5, label=f"Poisson {R_POISSON:.4f}")
    ax.axhline(R_GOE, color="green", ls=":", lw=1.5, label=f"GOE {R_GOE:.3f}")
    ax.axhline(R_CLUSTERED, color="purple", ls="-.", lw=1.5, label=f"clustered {R_CLUSTERED}")
    for L, r in zip(Lg, rg):
        ax.text(L, r + 0.006, f"{r:.4f}", ha="center", fontsize=9, color="crimson")
    ax.set_xlabel("L (truncation; L16 reported operational = 15)")
    ax.set_ylabel("<r>")
    ax.set_xticks(Lg)
    ax.set_xticklabels(["12\n(anchor)", "14", "16_op\n(L=15)"])
    ax.set_title("(a) <r> truncation trend (SPEC-B primary + cross-reads)")
    ax.legend(fontsize=7, loc="upper right")
    ax.set_ylim(0.20, 0.58)

    # (b) r_i distribution overlay (L14 vs L16_op, SPEC-B)
    ax = axes[0, 1]
    ax.hist(rL14["r_arr_B"], bins=40, range=(0, 1), density=True, alpha=0.5,
            color="teal", edgecolor="black", label=f"L14 (<r>={rL14['r_mean_B']:.4f})")
    ax.hist(rL16["r_arr_B"], bins=40, range=(0, 1), density=True, alpha=0.5,
            color="crimson", edgecolor="black", label=f"L16_op (<r>={rL16['r_mean_B']:.4f})")
    ax.axvline(R_POISSON, color="red", ls="--", lw=2, label=f"Poisson surmise {R_POISSON:.4f}")
    ax.set_xlabel("r = min/max consecutive spacing")
    ax.set_ylabel("P(r)")
    ax.set_title("(b) r-ratio distribution (SPEC-B, unfolded; L14 vs L16_op)")
    ax.legend(fontsize=8)

    # (c) Weyl-smooth sigma-stability across L
    ax = axes[1, 0]
    for tag, rr, col in [("L14", rL14, "teal"), ("L16_op", rL16, "crimson")]:
        sfs = list(rr["r_weyl"].keys())
        rvs = list(rr["r_weyl"].values())
        ax.plot(sfs, rvs, "o-", color=col, lw=2, ms=7, label=f"{tag} Weyl <r>")
    ax.axhline(R_POISSON, color="red", ls="--", lw=1.5, label=f"Poisson {R_POISSON:.4f}")
    ax.axhspan(POISSON_BAND_LO, POISSON_BAND_HI, color="green", alpha=0.12)
    ax.set_xlabel("sigma (x local mean spacing)")
    ax.set_ylabel("<r>")
    ax.set_title("(c) sigma-insensitive Weyl-smooth (FI cross-check, method-independent)")
    ax.legend(fontsize=8)
    ax.set_ylim(0.34, 0.46)

    # (d) N_unique growth + L16-incompleteness disclosure
    ax = axes[1, 1]
    nuniq = [None, rL14["n_unique_B"], rL16["n_unique_B"]]
    Lg_nu = [12, 14, L16_OPERATIONAL]
    # L12 N_unique not recomputed here (anchor); annotate the two new points
    ax.bar([14, L16_OPERATIONAL], [rL14["n_unique_B"], rL16["n_unique_B"]],
           width=0.8, color=["teal", "crimson"], alpha=0.8, edgecolor="black")
    for L, n in zip([14, L16_OPERATIONAL], [rL14["n_unique_B"], rL16["n_unique_B"]]):
        ax.text(L, n + 100, f"{n}", ha="center", fontsize=9)
    ax.set_xlabel("L (operational)")
    ax.set_ylabel("N_unique (round-10 collapsed levels)")
    ax.set_xticks([14, L16_OPERATIONAL])
    ax.set_title("(d) Unique-level count growth")
    disclose = (f"L16-INCOMPLETENESS:\n"
                f"L16_operational = 15\n"
                f"L16_full = False\n"
                f"construction_complete = False\n"
                f"17 top sectors (p+q=16)\n"
                f"FB-bounded analytic-tail only\n"
                f"(NOT diagonalized)\n"
                f"eta_FB_lower = {res['eta_FB_lower']:.4f}\n"
                f"L16 <r> on dense p+q<=15 subset")
    ax.text(0.97, 0.55, disclose, transform=ax.transAxes, ha="right", va="top",
            fontsize=8, family="monospace",
            bbox=dict(boxstyle="round", facecolor="lightyellow", edgecolor="orange"))

    plt.tight_layout(rect=[0, 0, 1, 0.95])
    plt.savefig(OUT_PNG, dpi=150, bbox_inches="tight")
    plt.close()


if __name__ == "__main__":
    sys.exit(main())
